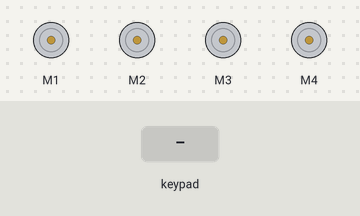
Simulated run of this sketch. Board: Arduino Uno, built with avr-gcc and run on an emulated ATmega328P. Parts: 4 × DC motor (green arrow = forward, orange = backward, longer = faster). Inputs (shaded band) come from the test bench. What the sketch prints to the serial monitor is not drawn.

Above: at 1.2 s.
1.3 s: key 'U' pressed
At 1.5 s:
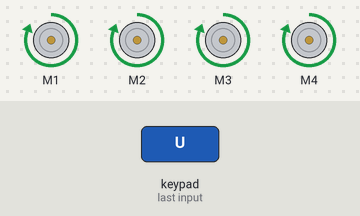
3.2 s: key 'D' pressed
At 3.4 s:
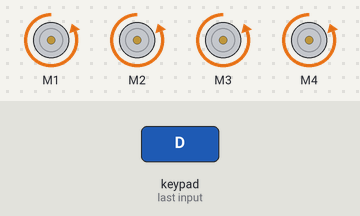
5.1 s: key 'L' pressed
At 5.3 s:
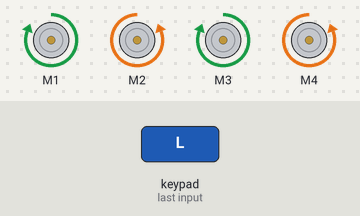
7.0 s: key 'R' pressed
At 7.2 s:
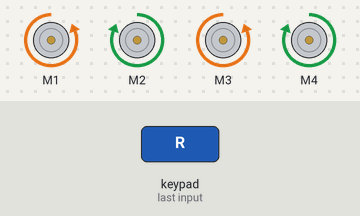
8.9 s: key 'X' pressed
At 9.1 s:
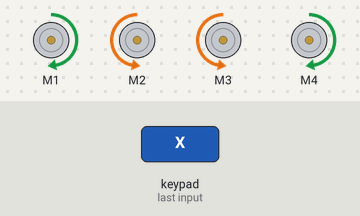
10.8 s: key 'O' pressed
At 11.0 s:
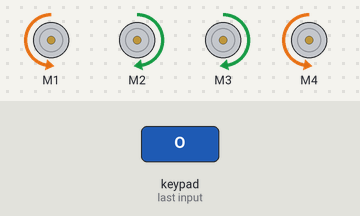
Timing chart, 0 to 13.7 s (numbered marks = the images above; inputs shaded):
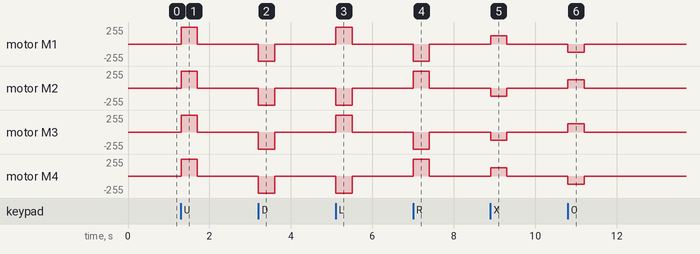

The sketch:

mecanum.ino
```cpp
#include <Wire.h>
#include <Adafruit_MotorShield.h>

#define CUSTOM_SETTINGS
#define INCLUDE_GAMEPAD_MODULE
#include <Dabble.h>

static constexpr float MAX_SPEED = 255.0f;

enum WheelMapping {
    TOP_LEFT = 1,
    TOP_RIGHT = 0,
    BOTTOM_LEFT = 2,
    BOTTOM_RIGHT = 3,
};

static float vw = 0;
static float vx = 0;
static float vy = 0;
uint8_t speed_divider = 2;

Adafruit_MotorShield AFMS = Adafruit_MotorShield();

static inline uint8_t clamp_to_uint8(float val) {
    return val < 0 ? 0 : val > 255 ? 255 : static_cast<uint8_t>(val);
}

static void set_motor_speed(int motor_index, float motor_speed) {
    Adafruit_DCMotor* motor = AFMS.getMotor(motor_index + 1);
    if (motor_speed < 0) {
        motor->run(BACKWARD);
        motor->setSpeed(max(0, min(MAX_SPEED, -motor_speed)));
    } else {
        motor->run(FORWARD);
        motor->setSpeed(max(0, min(MAX_SPEED, motor_speed)));
    }
}

static void update_speed() {
    float wheel_speeds[4];
    wheel_speeds[TOP_LEFT] = vx + vy - vw;
    wheel_speeds[TOP_RIGHT] = vx - vy + vw;
    wheel_speeds[BOTTOM_LEFT] = vx - vy - vw;
    wheel_speeds[BOTTOM_RIGHT] = vx + vy + vw;
    float max_wheel_speed = 0;
    for (int i = 0; i < 4; ++i) {
        max_wheel_speed = max(max_wheel_speed, abs(wheel_speeds[i]));
    }
    for (int i = 0; i < 4; ++i) {
        float scale = min(1, MAX_SPEED / max_wheel_speed);
        set_motor_speed(i, wheel_speeds[i] * scale);
    }
}

void setup() {
    Serial.begin(9600);
    Dabble.begin(9600);
    AFMS.begin();
    Serial.println("Program Reset");
}

void loop() {
    Dabble.processInput();
    vx = GamePad.isUpPressed() ? 2 : GamePad.isDownPressed() ? -2 : GamePad.getYaxisData() / 4;
    vy = GamePad.isRightPressed() ? 2 : GamePad.isLeftPressed() ? -2 : GamePad.getXaxisData() / 4;

    if (GamePad.isCrossPressed()) {
        vw = 1;
    } else if (GamePad.isCirclePressed()) {
        vw = -1;
    } else if (GamePad.isSelectPressed()) {
        vw = -vx;
        vx = 0;
    } else if (GamePad.isStartPressed()) {
        vw = -vy;
        vy = 0;
    } else {
        vw = 0;
    }

    static bool holding_button = false;
    if (GamePad.isSquarePressed()) {
        if (!holding_button && speed_divider < 5) {
            ++speed_divider;
        }
        holding_button = true;
    } else if (GamePad.isTrianglePressed()) {
        if (!holding_button && speed_divider > 1) {
            --speed_divider;
        }
        holding_button = true;
    } else {
        holding_button = false;
    }

    float speed_scale = MAX_SPEED / speed_divider;
    vw *= speed_scale;
    vx *= speed_scale;
    vy *= speed_scale;

    update_speed();
}
```

Measured:
- after the input at 1.3 s, motor M1–4: stopped → forward 255/255 at once, → stopped 0.40 s later
- after the input at 3.2 s, motor M1–4: stopped → backward 255/255 at once, → stopped 0.40 s later
- after the input at 5.1 s, motor M1, motor M3: stopped → forward 255/255 at once, → stopped 0.40 s later; motor M2, motor M4: stopped → backward 255/255 at once, → stopped 0.40 s later
- after the input at 7.0 s, motor M1, motor M3: stopped → backward 255/255 at once, → stopped 0.40 s later; motor M2, motor M4: stopped → forward 255/255 at once, → stopped 0.40 s later
- after the input at 8.9 s, motor M1, motor M4: stopped → forward 127/255 at once, → stopped 0.40 s later; motor M2, motor M3: stopped → backward 127/255 at once, → stopped 0.40 s later
- after the input at 10.8 s, motor M1, motor M4: stopped → backward 127/255 at once, → stopped 0.40 s later; motor M2, motor M3: stopped → forward 127/255 at once, → stopped 0.40 s later
